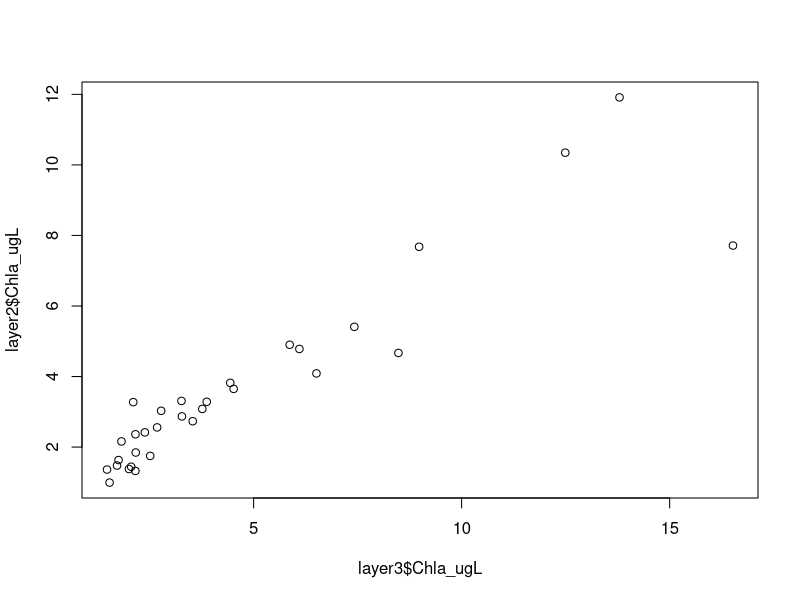

The R script that drew this image:
# prepare CTD data from 2019 and combine it with 2018 to go into chl-a empirical forecast
library(tidyverse)

ctd_2019 <- read_csv('./Data/CTD/CTD_notmatlab_ready_2019_fcr50.csv')


layer = data.frame(ctd_2019)

layer1 <- layer %>% group_by(Date) %>% slice(which.min(abs(as.numeric(Depth_m) - 0.1)))
layer2 <- layer %>% group_by(Date) %>% slice(which.min(abs(as.numeric(Depth_m) - 1.0)))
layer3 <- layer %>% group_by(Date) %>% slice(which.min(abs(as.numeric(Depth_m) - 1.6)))
layer4 <- layer %>% group_by(Date) %>% slice(which.min(abs(as.numeric(Depth_m) - 2.8)))
layer5 <- layer %>% group_by(Date) %>% slice(which.min(abs(as.numeric(Depth_m) - 3.8)))
layer6 <- layer %>% group_by(Date) %>% slice(which.min(abs(as.numeric(Depth_m) - 5.0)))
layer7 <- layer %>% group_by(Date) %>% slice(which.min(abs(as.numeric(Depth_m) - 5.2)))
layer8 <- layer %>% group_by(Date) %>% slice(which.min(abs(as.numeric(Depth_m) - 5.5)))
layer9 <- layer %>% group_by(Date) %>% slice(which.min(abs(as.numeric(Depth_m) - 5.8)))
layer10 <- layer %>% group_by(Date) %>% slice(which.min(abs(as.numeric(Depth_m) - 6.0)))
layer11 <- layer %>% group_by(Date) %>% slice(which.min(abs(as.numeric(Depth_m) - 6.2)))
layer12 <- layer %>% group_by(Date) %>% slice(which.min(abs(as.numeric(Depth_m) - 8.0)))
layer13 <- layer %>% group_by(Date) %>% slice(which.min(abs(as.numeric(Depth_m) - 9.0)))
layer14 <- layer %>% group_by(Date) %>% slice(which.min(abs(as.numeric(Depth_m) - 9.3)))

## replace name of depth with the selected layer depths for ease of merging later
layer1$Depth_m <- 0.1 
layer2$Depth_m <- 1.0
layer3$Depth_m <- 1.6 
layer4$Depth_m <- 2.8 
layer5$Depth_m <- 3.8 
layer6$Depth_m <- 5.0 
layer7$Depth_m <- 5.2 
layer8$Depth_m <- 5.5 
layer9$Depth_m <- 5.8 
layer10$Depth_m <- 6.0 
layer11$Depth_m <- 6.2 
layer12$Depth_m <- 8.0 
layer13$Depth_m <- 9.0 
layer14$Depth_m <- 9.3 

df.final = rbind(layer1,layer2,layer3,layer4,layer5,layer6,layer7,layer8,layer9,layer10,
                 layer11,layer12,layer13,layer14)

#as.Date(df.final$Date)
fcr50_layers_binned <- df.final[order(df.final$Date, df.final$Depth_m), ]
# arrange(df.final, Date)

write.csv(fcr50_layers_binned, "./Data/CTD/FCR_CTD_2019_50_binned.csv", row.names=FALSE)
plot(layer3$Chla_ugL, layer2$Chla_ugL)


ctd_2018 <- read.csv('./Data/CTD/FCR_CTD_50_1m_2018.csv')
ctd_2018 <- ctd_2018 %>% select(Date, Chla_ugL)
ctd_2018$Date <- as.Date(ctd_2018$Date)

layer3 <- layer3 %>% select(Date, Chla_ugL)
layer3$Date <- as.Date(layer3$Date)
ctd <- dplyr::bind_rows(ctd_2018, layer3)
ctd <- ctd[!duplicated(ctd$Date),]
ctd <- ctd %>% mutate(chla_lag = lag(Chla_ugL, n = 1L))
# remove some of the dates that are too far away from each other
ctd <- ctd[ctd$Date>'2018-04-21',]
ctd <- ctd[!ctd$Date==as.Date('2018-12-06') & !ctd$Date==(as.Date('2018-12-17')) & !ctd$Date==as.Date('2019-02-08'),]

write.csv(ctd, './Data/CTD/FCR_CTD_2018_2019.csv', row.names = FALSE)
